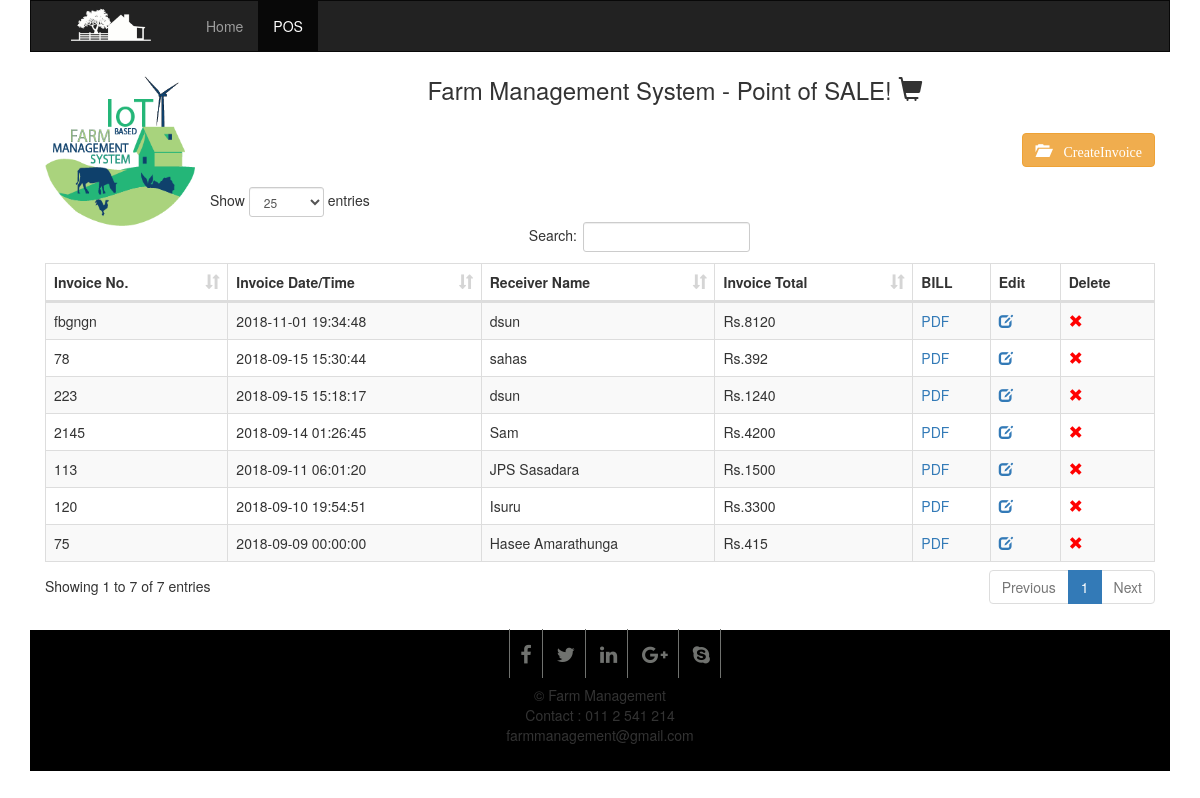
The app's page /invoice.php with its own data.
### tables this page shows
CREATE TABLE `tbl_order` (
  `order_id` int(11) NOT NULL,
  `order_no` varchar(50) NOT NULL,
  `order_date` date NOT NULL,
  `order_receiver_name` varchar(250) NOT NULL,
  `order_receiver_address` text NOT NULL,
  `order_total_amount` float DEFAULT NULL,
  `order_datetime` datetime NOT NULL
);

### invoice.php (the view, shortened to what this page needs)
<?php
  include('database_connection.php');
  $statement = $connect->prepare("
    SELECT * FROM tbl_order
    ORDER BY order_id DESC
  ");
  $statement->execute();
  $all_result = $statement->fetchAll();
  $total_rows = $statement->rowCount();
?>
<!DOCTYPE html>
<html lang="en">
<head>
<link href="https://maxcdn.bootstrapcdn.com/font-awesome/4.4.0/css/font-awesome.min.css" rel="stylesheet"/>
<link rel="stylesheet" href="https://maxcdn.bootstrapcdn.com/bootstrap/3.3.7/css/bootstrap.min.css">
<link rel="stylesheet" href="css/dataTables.bootstrap.min.css">
</head>
<body>
<div class="container">
<div class="p-3 mb-2 bg-success text-white">
<nav class="navbar navbar-inverse">
  <div class="container-fluid">
  <div class="navbar-header">
    <a class="navbar-brand" href="#/home"><img src="images/logo.png" width="80" height="38"></a>
  </div>
  <ul class="nav navbar-nav">
    <li><a href='/Farm-Management-System-IoT'>Home</a></li>
    <li class="active"><a href='invoice.php'>POS</a></li>
  </ul>
  </div>
</nav>
</div>
<link rel="stylesheet" href="css/datepicker.css">
<link href="https://cdn.jsdelivr.net/npm/gijgo@1.9.10/css/gijgo.min.css" rel="stylesheet" type="text/css" />
<div class="container-fluid">
  <?php
  if(isset($_GET["add"]))
  {
  ?>
  <form method="post" id="invoice_form">
    <div class="table-responsive">
    <table class="table table-bordered">
    <tr>
    <td colspan="2" align="center"><h2 style="margin-top:10.5px"><span class="glyphicon glyphicon-folder-open"> Create Invoice</h2></td>
    </tr>
    <tr>
    <td colspan="2">
      <div class="row">
        <div class="col-md-8">
          To,<br />
            <b>RECEIVER (BILL TO)</b><br />
            <input type="text" name="order_receiver_name" id="order_receiver_name" class="form-control input-sm" placeholder="Enter Receiver Name" />
            <textarea name="order_receiver_address" id="order_receiver_address" class="form-control" placeholder="Enter Billing Address"></textarea>
        </div>
        <div class="col-md-4">
          Reverse Charge<br />
          <input type="text" name="order_no" id="order_no" class="form-control input-sm" placeholder="Enter Invoice No." />
          <input type="text" name="order_date" id="order_date" class="form-control input-sm" readonly placeholder="Select Invoice Date" />
        </div>
      </div>
      <br />
      <table id="invoice-item-table" class="table table-bordered">
        <tr>
          <th width="7%">Sr No.</th>
          <th width="10%">Item Type</th>
          <th width="15%">Item Name</th>
          <th width="5%">Quantity</th>
          <th width="10%">Price</th>
          <th width="10%">Actual Amt.</th>
          <th width="3%"></th>
        </tr>
        <tr>
          <td><span id="sr_no">1</span></td>
          <td>
          <select class="form-control" id="type" name="type" onchange="SelectProduct(this,0);">
            <option value="empty">Select a productType</option>
            <option value="vegetables">vegetables</option>
            <option value="fruits">fruits</option>
            <option value="milkproduct">milkproduct</option>
            <option value="others">others</option>
            </select>
          </td>
          <td>
          <select class="form-control" id="item_name0" name="item_name[]">
                <option value="0">Select a product</option>
            </select>
          </td>
          <td><input type="text" name="order_item_quantity[]" id="order_item_quantity1" data-srno="1" class="form-control input-sm order_item_quantity" /></td>
          <td><input type="text" name="order_item_price[]" id="order_item_price1" data-srno="1" class="form-control input-sm number_only order_item_price" /></td>
          <td><input type="text" name="order_item_actual_amount[]" id="order_item_actual_amount1" data-srno="1" class="form-control input-sm order_item_actual_amount" readonly /></td>
          <td></td>
        </tr>
        </table>
        <div align="right">
          <button type="button" name="add_row" id="add_row" class="btn btn-success btn-xs">+</button>
        </div>
        </td>
      </tr>
      <tr>
        <td align="right"><b>Total</td>
        <td align="right"><b><span id="final_total_amt"></span></b></td>
      </tr>
      <tr>
            <td colspan="2"></td>
          </tr>
          <tr>
            <td colspan="2" align="center">
              <input type="hidden" name="total_item" id="total_item" value="1" />
              <input type="submit" name="create_invoice" id="create_invoice" class="btn btn-warning" value="Create" />
            </td>
          </tr>
      </table>
    </div>
  </form>
  <script>
  $(document).ready(function(){
    var final_total_amt = $('#final_total_amt').text();
    var count = 1;
    $(document).on('click', '#add_row', function(){
      count++;
      $('#total_item').val(count);
      var html_code = '';
      html_code += '<tr id="row_id_'+count+'">';
      html_code += '<td><span id="sr_no">'+count+'</span></td>';
      //html_code += '<td><input type="text" name="item_name[]" id="item_name'+count+'" class="form-control input-sm" /></td>';
    html_code += '<td>'+
                  '<select class="form-control" id="type'+count+'" name="type" onchange="SelectProduct(this,'+count+');">'+
                    '<option value="empty">Select a productType</option>'+
                    '<option value="vegetables">vegetables</option>'+
                    '<option value="fruits">fruits</option>'+
                    '<option value="milkproduct">milkproduct</option>'+
                    '<option value="others">others</option>'+
                    '</select>'+
                  '</td>';
      html_code +='<td>'+
                  '<select class="form-control" id="item_name'+count+'" name="item_name[]">'+
                        '<option value="0">Select a product</option>'+
                    '</select></td>';
      html_code += '<td><input type="text" name="order_item_quantity[]" id="order_item_quantity'+count+'" data-srno="'+count+'" class="form-control input-sm number_only order_item_quantity" /></td>';
      html_code += '<td><input type="text" name="order_item_price[]" id="order_item_price'+count+'" data-srno="'+count+'" class="form-control input-sm number_only order_item_price" /></td>';
      html_code += '<td><input type="text" name="order_item_actual_amount[]" id="order_item_actual_amount'+count+'" data-srno="'+count+'" class="form-control input-sm order_item_actual_amount" readonly /></td>';
      html_code += '<td><button type="button" name="remove_row" id="'+count+'" class="btn btn-danger btn-xs remove_row">X</button></td>';
      html_code += '</tr>';
      $('#invoice-item-table').append(html_code);
    });
    $(document).on('click', '.remove_row', function(){
      var row_id = $(this).attr("id");
      var total_item_amount = $('#order_item_final_amount'+row_id).val();
      var final_amount = $('#final_total_amt').text();
      var result_amount = parseFloat(final_amount) - parseFloat(total_item_amount);
      $('#final_total_amt').text(result_amount);
      $('#row_id_'+row_id).remove();
      count--;
      $('#total_item').val(count);
    });
    function cal_final_total(count)
    {
      var final_item_total = 0;
      for(j=1; j<=count; j++)
      {
        var quantity = 0;
        var price = 0;
        var actual_amount = 0;
        var item_total = 0;
        quantity = $('#order_item_quantity'+j).val();
        if(quantity > 0)
        {
          price = $('#order_item_price'+j).val();
          if(price > 0)
          {
            actual_amount = parseFloat(quantity) * parseFloat(price);
            $('#order_item_actual_amount'+j).val(actual_amount);
            item_total = parseFloat(actual_amount) ;
            final_item_total = parseFloat(final_item_total) + parseFloat(item_total);
            $('#order_item_final_amount'+j).val(item_total);
          }
        }
      }
      $('#final_total_amt').text(final_item_total);
    }
    $(document).on('blur', '.order_item_price', function(){
      cal_final_total(count);
    });
    $('#create_invoice').click(function(){
      if($.trim($('#order_receiver_name').val()).length == 0)
      {
        swal("Please Enter Reciever Name");
        return false;
      }
      if($.trim($('#order_no').val()).length == 0)
      {
        swal("Please Enter Invoice Number");
        return false;
      }
      /*
      if($.trim($('#order_date').val()).length == 0)
      {
        alert("Please Select Invoice Date");
        return false;
      }*/
      for(var no=1; no<=count; no++)
      {
        /*if($.trim($('#item_name'+no).val()).length == 0)
        {
          swal("Please Enter Item Name");
          $('#item_name'+no).focus();
          return false;
        }*/
        if($.trim($('#order_item_quantity'+no).val()).length == 0)
        {
          swal("Please Enter Quantity");
          $('#order_item_quantity'+no).focus();
          return false;
        }
        if($.trim($('#order_item_price'+no).val()).length == 0)
        {
          swal("Please Enter Price");
          $('#order_item_price'+no).focus();
          return false;
        }
      }
      $('#invoice_form').submit();
    });
  });
  </script>
  <?php
}
else
{
?>
<h3 align="center">
<img src="img/logo.png" alter="logo" width="150" height="150" align="left">
Farm Management System - Point of SALE! <span class="glyphicon glyphicon-shopping-cart"></span></h3>
<br />
<div align="right">
  <a href="invoice.php?add=1" class="btn btn-warning btn-s"><span class="glyphicon glyphicon-folder-open"> CreateInvoice</span></a>
</div>
<br />
<table id="data-table" class="table table-bordered table-striped">
  <thead>
    <tr>
      <th>Invoice No.</th>
      <th>Invoice Date/Time</th>
      <th>Receiver Name</th>
      <th>Invoice Total</th>
      <th>BILL</th>
      <th>Edit</th>
      <th>Delete</th>
    </tr>
  </thead>
  <?php
  if($total_rows > 0)
  {
    foreach($all_result as $row)
    {
      echo '
      <tr>
        <td>'.$row["order_no"].'</td>
        <td>'.$row["order_datetime"].'</td>
        <td>'.$row["order_receiver_name"].'</td>
        <td>Rs.'.$row["order_total_amount"].'</td>
        <td><a href="print_invoice.php?pdf=1&id='.$row["order_id"].'">PDF</a></td>
        <td><a href="invoice.php?update=1&id='.$row["order_id"].'"><span class="glyphicon glyphicon-edit"></span></a></td>
        <td><a href="#" id="'.$row["order_id"].'" class="delete"><font color="#ff0000"><span class="glyphicon glyphicon-remove"></font></span></a></td>
      </tr>
    ';
    }
  }
  ?>
</table>
<?php
  }
?>
</div>
<br>
<div class="footer">
  <div class="container text-center">
    <a href=""><i class="fa fa-facebook"></i></a>
    <a href=""><i class="fa fa-twitter"></i></a>
    <a href=""><i class="fa fa-linkedin"></i></a>
    <a href=""><i class="fa fa-google-plus"></i></a>
    <a href=""><i class="fa fa-skype"></i></a>
  </div>
<div class="abc-cc" style="width:100%">
  &copy Farm Management<br/>
Contact : 011 2 541 214<br/>
farmmanagement@gmail.com
</div>
</div></div>
  </body>
</html>

### invoice.php (style rules this page uses)
.abc-cc { background-color: black; padding: 16px; text-align: center; }
.footer { background: rgb(0,0,0); padding: 10px 0; }
.footer a { color: #70726F; font-size: 20px; padding: 10px; border-right: 1px solid #70726F; transition: all .5s ease; }
.footer a:first-child { border-left: 1px solid #70726F; }
.navbar { margin-bottom: 4px; border-radius: 0; }
.navbar-brand { padding:5px 40px; }

### records on screen
tbl_order: order_no "fbgngn", order_datetime "2018-11-01 19:34:48", order_receiver_name "dsun", order_total_amount "8120"
tbl_order: order_no "78", order_datetime "2018-09-15 15:30:44", order_receiver_name "sahas", order_total_amount "392"
tbl_order: order_no "223", order_datetime "2018-09-15 15:18:17", order_receiver_name "dsun", order_total_amount "1240"
tbl_order: order_no "2145", order_datetime "2018-09-14 01:26:45", order_receiver_name "Sam", order_total_amount "4200"
tbl_order: order_no "113", order_datetime "2018-09-11 06:01:20", order_receiver_name "JPS Sasadara", order_total_amount "1500"
tbl_order: order_no "120", order_datetime "2018-09-10 19:54:51", order_receiver_name "Isuru", order_total_amount "3300"
tbl_order: order_no "75", order_datetime "2018-09-09 00:00:00", order_receiver_name "Hasee Amarathunga", order_total_amount "415"
